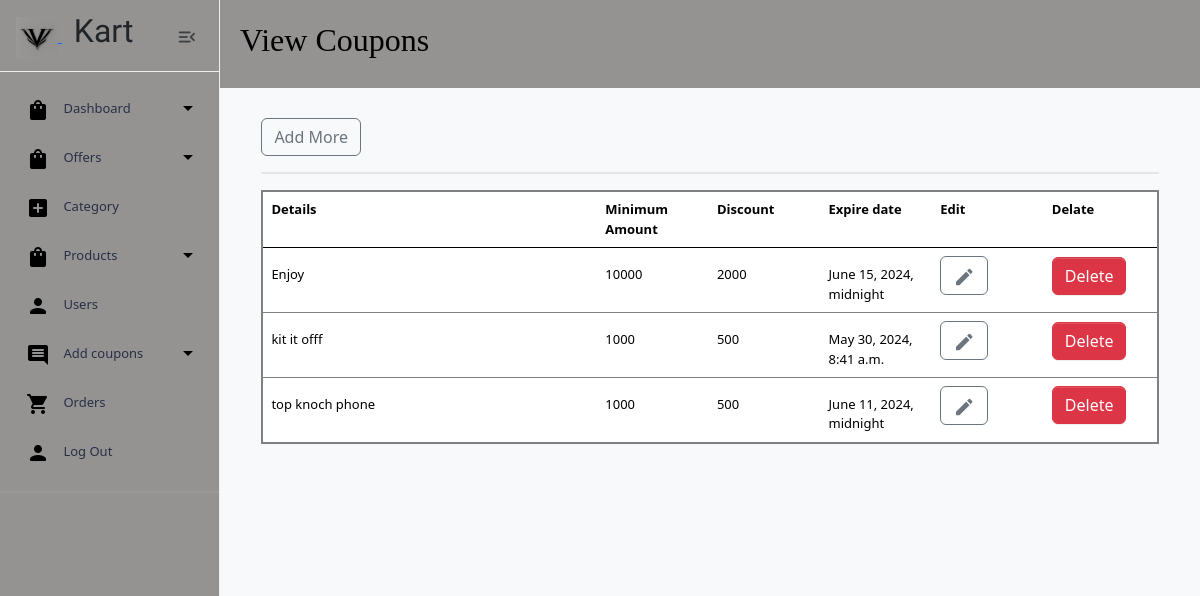
/cart/view_coupon_admin (signed in), run on an earlier commit of the app's database.
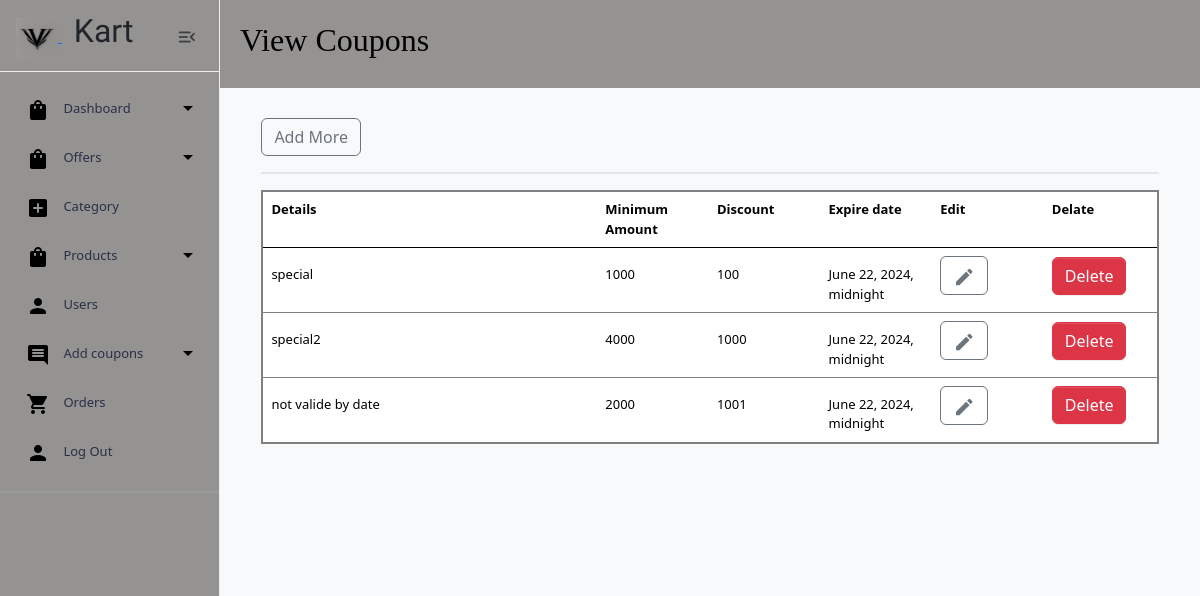
And on a later commit of the database.
### authapp/models.py (models this page shows, shortened)
class Coupons(models.Model):
    coupon_code = models.UUIDField(default=uuid.uuid4,
                                   editable=False,
                                   unique=True)
    description = models.TextField()
    minimum_amount = models.IntegerField()
    discount = models.IntegerField(default=0)
    valid_from = models.DateTimeField()
    valid_to = models.DateTimeField()

### cartapp/views.py (the view)
# urls.py: path('view_coupon_admin', views.view_coupon_admin,
@login_required(login_url='login')
def view_coupon_admin(request):
    coupons = Coupons.objects.all()
    return render(request, "auth/view_coupon_admin.html", {"coupons": coupons})

### templates/auth/view_coupon_admin.html (shortened to what this page needs)
{% extends "admin/admin-base.html" %}
{% block pageheader %}
<h2 class="page-font">View Coupons</h2>
{% endblock pageheader %}
{% block content %}
<div class="container">
    <div class="row">
        <div class="col-md-12">
            <div>
                <a href="{% url 'add_coupon' %}" type="button" class="btn btn-outline-secondary">Add More</a>
                <table class="table  table-hover fw-medium" style="border: 2px solid gray;">
                    <thead>
                      <tr>
                          <th scope="col " class="fw-bolder"  style="width: 30%;">Details </th>
                          <th scope="col " class="fw-bolder"  style="width: 10%;">Minimum Amount </th>
                          <th scope="col " class="fw-bolder"  style="width: 10%;">Discount </th>
                          <th scope="col " class="fw-bolder"  style="width: 10%;">Expire date </th>
                          <th scope="col " class="fw-bolder"  style="width: 10%;">Edit</th>
                          <th scope="col " class="fw-bolder"  style="width: 10%;">Delate</th>
                      </tr>
                    </thead>
                    <hr>
                    <tbody>
                        {% for coupon in coupons %}
                      <tr>
                        <th scope="row">{{coupon.description}}</th>
                        <td class="p-2">{{ coupon.minimum_amount}}</td>
                        <td class="p-2">{{coupon.discount}}</td>
                        <td class="p-2">{{coupon.valid_to}}</td>
                        <td> <a href="{% url 'edit_coupon' coupon.id %}" type="button" class="btn btn-outline-secondary"><i class="material-icons md-edit"></i></a></td>
                        <td>
                          <a href="{% url 'delete_coupon' coupon.id %}" class="btn btn-danger">Delete</a>
                        </td>
                      </tr>
                      {% endfor %}
                    </tbody>
                  </table>
            </div>
        </div>
    </div>
  </div>
{% endblock content %}

What changed in the data, as far as the page shows it:
removed Coupons: description "Enjoy", minimum_amount "10000", discount "2000", valid_to "June 15, 2024, midnight"
removed Coupons: description "kit it offf", minimum_amount "1000", discount "500", valid_to "May 30, 2024, 8:41 a.m."
removed Coupons: description "top knoch phone", minimum_amount "1000", discount "500", valid_to "June 11, 2024, midnight"
added Coupons: description "special", minimum_amount "1000", discount "100", valid_to "June 22, 2024, midnight"
added Coupons: description "special2", minimum_amount "4000", discount "1000", valid_to "June 22, 2024, midnight"
added Coupons: description "not valide by date", minimum_amount "2000", discount "1001", valid_to "June 22, 2024, midnight"
